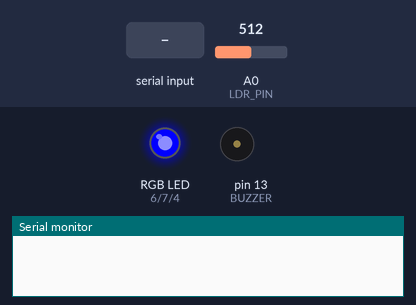
The sketch below on a simulated Arduino Nano, built with avr-gcc and run on an emulated ATmega328P. Shown: an RGB LED mixed from three pins (HIGH = lit), buzzer (waves = sounding), the last lines printed to the serial monitor. Inputs (shaded band) come from the test bench; at power-on: A0 (LDR_PIN) = 512.

Above: at 1.5 s.
1.6 s: "SCAN\n" received over Serial
At 4.4 s:
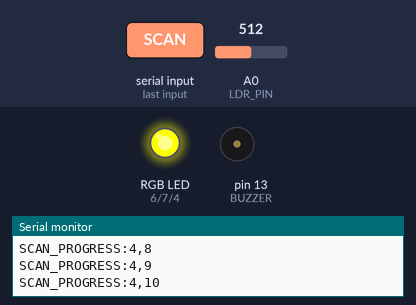
4.6 s: "BEEP:CLICK\n" received over Serial
At 5.98 s:
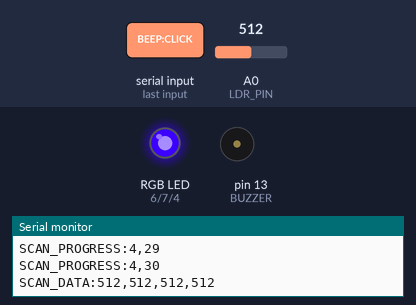
7.6 s: "BEEP:WELCOME\n" received over Serial
At 9.9 s:
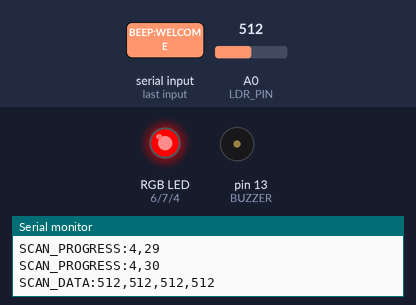
10.2 s: "BEEP:DONE\n" received over Serial
At 12.33 s:
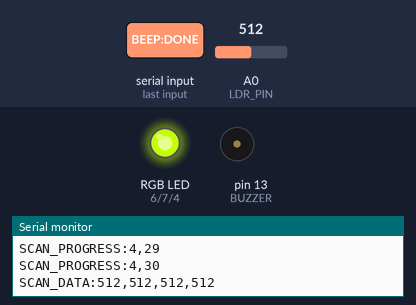
13.2 s: "BEEP:ERROR\n" received over Serial
At 15.9 s:
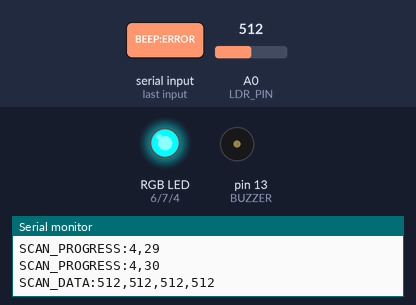
16.2 s: "BEEP:SUCCESS\n" received over Serial
At 16.43 s:
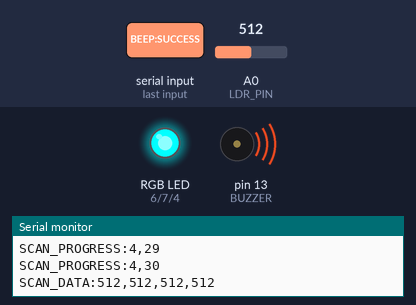
Timing chart, 0 to 20.2 s (numbered marks = the images above; inputs shaded):
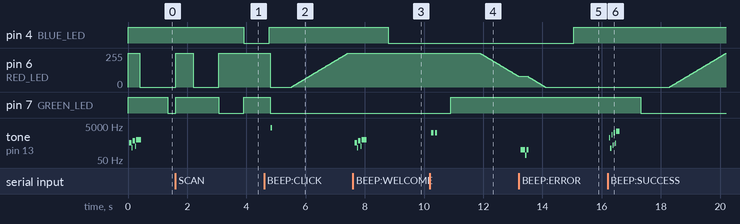

Measured:
- after the input at 1.6 s, pin 4 (BLUE_LED): HIGH → LOW after 2.3 s; pin 7 (GREEN_LED): LOW → HIGH at once, → LOW 1.5 s later, → HIGH 0.85 s later
- after the input at 4.6 s, tone on pin 13 (BUZZER): silent → 3859 Hz after 0.23 s, → silent 0.04 s later
- after the input at 7.6 s, pin 4 (BLUE_LED): HIGH → LOW after 1.2 s instead of 0.81 s; tone on pin 13 (BUZZER): plays 521 Hz for 0.08 s, 268 Hz for 0.04 s, 657 Hz for 0.08 s, 333 Hz for 0.04 s, 781 Hz for 0.16 s, starting after 0.06 s
- after the input at 10.2 s, tone on pin 13 (BUZZER): alternates 1972 Hz for 0.08 s and silent for 0.04 s, 4 changes in all, then stays silent, starting after 0.05 s
- after the input at 13.2 s, pin 4 (BLUE_LED): LOW → HIGH after 1.9 s instead of 1.6 s; tone on pin 13 (BUZZER): silent → 200 Hz after 0.06 s, → 93 Hz 0.16 s later, → 200 Hz 0.04 s later, → silent 0.08 s later
- after the input at 16.2 s, pin 7 (GREEN_LED): HIGH → LOW after 1.1 s instead of 0.79 s; tone on pin 13 (BUZZER): plays 993 Hz for 0.04 s, 253 Hz for 0.04 s, 1486 Hz for 0.04 s, 366 Hz for 0.04 s, 1972 Hz for 0.04 s, 478 Hz for 0.04 s … (7 notes in this stretch), starting after 0.06 s
- by itself, tone on pin 13 (BUZZER): plays 521 Hz for 0.08 s, 268 Hz for 0.04 s, 657 Hz for 0.08 s, 333 Hz for 0.04 s, 781 Hz for 0.16 s

The sketch:

Chromascan.ino
```cpp
/*
 * ============================================================
 *  CHROMA-SCAN  —  Arduino Nano Slave Driver (DAQ & Actuators)
 * ============================================================
 *  Acts as a dedicated peripheral for the ESP8266. Handles:
 *    - Common Anode RGB LED: Red (6), Green (7), Blue (4)
 *    - LDR Sensor: A0
 *    - Buzzer: 13
 *    - Responds to UART serial commands from the ESP8266 master.
 *
 *  YSK 2026  |  Project 6
 * ============================================================
 */

#define RED_LED 6
#define BLUE_LED 4
#define GREEN_LED 7
#define BUZZER 13
#define LDR_PIN A0

#define SETTLE_TIME_MS 300
#define NUM_SAMPLES 30

#define LED_ON LOW
#define LED_OFF HIGH

char rxBuf[48];
uint8_t rxLen = 0;

// ─── Rainbow Animation Variables & Helpers ──────────────────
#define ANIM_STEP_MS 15
#define ANIM_SPEED 2

unsigned int animHue = 0;
unsigned long lastAnimStep = 0;

void setRGB(byte r, byte g, byte b) {
  analogWrite(RED_LED, 255 - r);
  analogWrite(GREEN_LED, 255 - g);
  analogWrite(BLUE_LED, 255 - b);
}

void hueToRGB(unsigned int hue, byte &r, byte &g, byte &b) {
  unsigned int phase = hue / 256;
  byte fade = hue % 256;

  switch (phase) {
    case 0: r = 255; g = fade; b = 0; break;
    case 1: r = 255 - fade; g = 255; b = 0; break;
    case 2: r = 0; g = 255; b = fade; break;
    case 3: r = 0; g = 255 - fade; b = 255; break;
    case 4: r = fade; g = 0; b = 255; break;
    case 5: r = 255; g = 0; b = 255 - fade; break;
    default: r = 0; g = 0; b = 0; break;
  }
}

void updateAnimation() {
  unsigned long now = millis();
  if (now - lastAnimStep < ANIM_STEP_MS) return;
  lastAnimStep = now;

  byte r, g, b;
  hueToRGB(animHue, r, g, b);
  setRGB(r, g, b);

  animHue += ANIM_SPEED;
  if (animHue >= 1536) animHue = 0;
}

void playTone(unsigned int frequency, unsigned long duration_ms) {
  if (frequency == 0) {
    delay(duration_ms);
    return;
  }
  unsigned long period_us = 1000000UL / frequency;
  unsigned long half_period_us = period_us / 2;
  unsigned long cycles = (duration_ms * 1000UL) / period_us;

  for (unsigned long i = 0; i < cycles; i++) {
    digitalWrite(BUZZER, HIGH);
    delayMicroseconds(half_period_us);
    digitalWrite(BUZZER, LOW);
    delayMicroseconds(half_period_us);
  }
}

void beepClick() {
  playTone(4000, 20);
}

void beepWelcome() {
  playTone(523, 100); delay(20);
  playTone(659, 100); delay(20);
  playTone(784, 150);
}

void beepDone() {
  playTone(2000, 80); delay(40);
  playTone(2000, 80);
}

void beepError() {
  for (int i = 0; i < 3; i++) {
    playTone(200, 80);
    delay(20);
  }
}

void beepSuccess() {
  playTone(1000, 50); delay(30);
  playTone(1500, 50); delay(30);
  playTone(2000, 50); delay(30);
  playTone(2500, 100);
}

void beepStart() {
  playTone(3000, 30); delay(10);
  playTone(3000, 30);
}

void allLedsOff() {
  pinMode(RED_LED, OUTPUT);
  pinMode(GREEN_LED, OUTPUT);
  pinMode(BLUE_LED, OUTPUT);
  digitalWrite(RED_LED, LED_OFF);
  digitalWrite(GREEN_LED, LED_OFF);
  digitalWrite(BLUE_LED, LED_OFF);
}

void ledOn(int pin) {
  digitalWrite(pin, LED_ON);
}

void ledOff(int pin) {
  digitalWrite(pin, LED_OFF);
}

void executeScan() {
  int ambient = 0;
  int red = 0;
  int green = 0;
  int blue = 0;

  // Step 1: Ambient
  allLedsOff();
  delay(50);
  long sum = 0;
  for (int i = 0; i < NUM_SAMPLES; i++) {
    sum += analogRead(LDR_PIN);
    Serial.print(F("SCAN_PROGRESS:1,")); Serial.println(i + 1);
    delay(5);
  }
  ambient = sum / NUM_SAMPLES;

  // Step 2: Red
  ledOn(RED_LED);
  delay(SETTLE_TIME_MS);
  sum = 0;
  for (int i = 0; i < NUM_SAMPLES; i++) {
    sum += analogRead(LDR_PIN);
    Serial.print(F("SCAN_PROGRESS:2,")); Serial.println(i + 1);
    delay(5);
  }
  red = sum / NUM_SAMPLES;
  ledOff(RED_LED);

  // Step 3: Green
  ledOn(GREEN_LED);
  delay(SETTLE_TIME_MS);
  sum = 0;
  for (int i = 0; i < NUM_SAMPLES; i++) {
    sum += analogRead(LDR_PIN);
    Serial.print(F("SCAN_PROGRESS:3,")); Serial.println(i + 1);
    delay(5);
  }
  green = sum / NUM_SAMPLES;
  ledOff(GREEN_LED);

  // Step 4: Blue
  ledOn(BLUE_LED);
  delay(SETTLE_TIME_MS);
  sum = 0;
  for (int i = 0; i < NUM_SAMPLES; i++) {
    sum += analogRead(LDR_PIN);
    Serial.print(F("SCAN_PROGRESS:4,")); Serial.println(i + 1);
    delay(5);
  }
  blue = sum / NUM_SAMPLES;
  ledOff(BLUE_LED);

  allLedsOff();

  // Send final scan data
  Serial.print(F("SCAN_DATA:"));
  Serial.print(ambient); Serial.print(",");
  Serial.print(red); Serial.print(",");
  Serial.print(green); Serial.print(",");
  Serial.println(blue);
}

void handleCommand(char* cmd) {
  if (strncmp(cmd, "SCAN", 4) == 0) {
    executeScan();
  }
  else if (strncmp(cmd, "BEEP:CLICK", 10) == 0) {
    beepClick();
  }
  else if (strncmp(cmd, "BEEP:WELCOME", 12) == 0) {
    beepWelcome();
  }
  else if (strncmp(cmd, "BEEP:DONE", 9) == 0) {
    beepDone();
  }
  else if (strncmp(cmd, "BEEP:ERROR", 10) == 0) {
    beepError();
  }
  else if (strncmp(cmd, "BEEP:SUCCESS", 12) == 0) {
    beepSuccess();
  }
  else if (strncmp(cmd, "BEEP:START", 10) == 0) {
    beepStart();
  }
}

void setup() {
  Serial.begin(9600);
  pinMode(BUZZER, OUTPUT);
  pinMode(LDR_PIN, INPUT);
  allLedsOff();

  // Flash status beep on start
  beepWelcome();
}

void loop() {
  updateAnimation();
  while (Serial.available() > 0) {
    char c = Serial.read();
    if (c == '\n' || c == '\r') {
      if (rxLen > 0) {
        rxBuf[rxLen] = '\0';
        handleCommand(rxBuf);
        rxLen = 0;
      }
    } else if (rxLen < sizeof(rxBuf) - 1) {
      rxBuf[rxLen++] = c;
    }
  }
}
```
